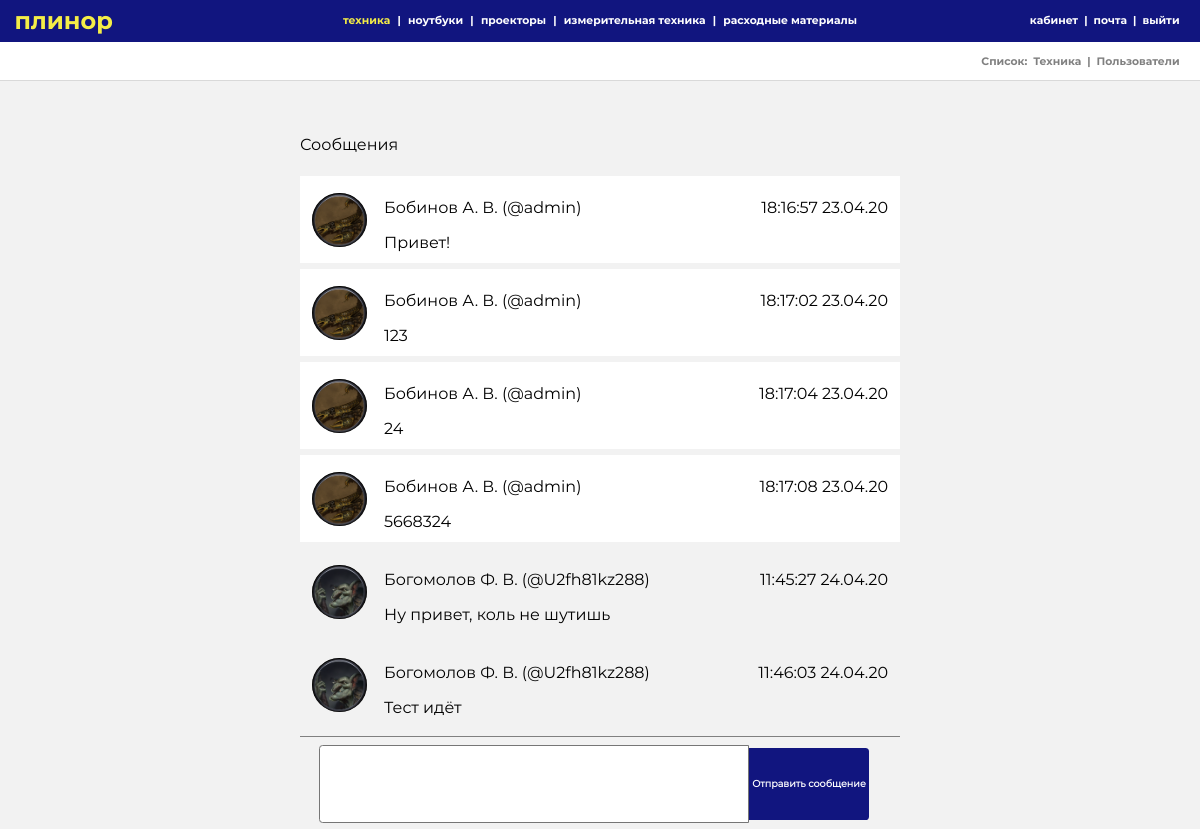
The app's page /mail/dialog/4 (signed in) with its own data.
### tables this page shows
CREATE TABLE `users` (
  `id` int(11) NOT NULL,
  `login` text,
  `password` text,
  `r_name` text,
  `r_surname` text,
  `r_secname` text,
  `email` text,
  `mode` int(11) DEFAULT NULL,
  `avatar` text
);

CREATE TABLE `message` (
  `id` int(11) NOT NULL,
  `id_author` int(11) NOT NULL,
  `id_reader` int(11) NOT NULL,
  `theme` text NOT NULL,
  `content` text NOT NULL,
  `mdate` int(11) NOT NULL,
  `status` int(11) NOT NULL
);

### bizz/view/view_form.php (called while the page is built)
<?php
include "bizz/view/view_hat.php";
include "bizz/view/view_menu.php";
include "bizz/view/$content_view";

### bizz/core/view.php (called while the page is built)
<?php
class View
{
    function generate($content_view, $template_view, $data = null)
    {
        include 'bizz/view/'.$template_view;
    }
}

### bizz/controler/controller_mail.php (called while the page is built, shortened)
<?php
class Controller_mail extends Controller
{
    var $model_mail=NULL;
    public function __construct($way)
    {
        $this->model_mail = new Model_mail();
    }
    function action_dialog()
    {
        $data['user']=$this->way[4];
        $data['mess']=$this->model_mail->find_mess($data['user']);
        $this->view->generate('view_dialog.php', 'view_form.php',$data);
    }
}

### bizz/bootstrap.php (called while the page is built, shortened)
<?php
require_once 'core/mysql.php';
require_once 'core/model.php';
require_once 'core/view.php';
Route::start($routes);

### index.php (called while the page is built, shortened)
<?php
$routes = explode('/', $_SERVER['SERVER_NAME'].$_SERVER['REQUEST_URI']);
require_once 'bizz/bootstrap.php';

### bizz/core/model.php (called while the page is built, shortened)
<?php
class Model
{
    function __construct()
    {
        $this->db = new MySQL("localhost", "root","root","plinor");
    }
}

### bizz/core/MySQL.php (called while the page is built)
<?php
class MySQL extends mysqli
{
    public static $request=array();
    public  function query($req,$resultmode = MYSQLI_STORE_RESULT){
        array_unshift(self::$request,$req);
        return parent::query($req);
    }
}

### bizz/model/model_mail.php (called while the page is built, shortened)
<?php
class Model_mail extends Model
{
    public function find_person()
    {
        $result = $this->db->query("SELECT id_user FROM hash WHERE hash='{$_COOKIE["hash"]}'");
        $myresult = mysqli_fetch_row($result);
        if (isset($myresult)) {
            $myresult = $this->db->query("SELECT * FROM users WHERE id='$myresult[0]'");
        }
        $myresult = mysqli_fetch_row($myresult);
        if (isset($myresult)) {
            return $myresult;
        }
    }
       public function find_mess($man){
            $info=array();
            $all_mess=array();
           $me=$this->find_person();
           $info_man=$this->db->query("select * from users where id=$man");
           $info_man=mysqli_fetch_row($info_man);
           $info_me=$this->db->query("select * from users where id=$me[0]");
           $info_me=mysqli_fetch_row($info_me);
           $info[]=$info_man;
           $info[]=$info_me;
           $return[]=$info;
           $left_mess=$this->db->query("select * from message where id_author=$man and id_reader=$me[0]");
           if($me[0]!=$man){
               $right_mess=$this->db->query("select * from message where id_author=$me[0] and id_reader=$man");
                while($row=mysqli_fetch_row($right_mess)){
               $all_mess[]=$row;
                 }}
           while($row=mysqli_fetch_row($left_mess)){
                $all_mess[]=$row;
           }
           for($j=0;$j<count($all_mess);$j++){
           for($i=0;$i<count($all_mess)-1;$i++){
               $wallet=$all_mess[$i+1];
                if($all_mess[$i][5]>$all_mess[$i+1][5]){
                    $all_mess[$i+1]=$all_mess[$i];
                    $all_mess[$i]=$wallet;
                }
           }}
           $return[]=$all_mess;
           return $return;
    }
}

### bizz/view/view_dialog.php (the view, shortened to what this page needs)
<article class="mail_art">
    <p>Сообщения</p>
    <?php $flag=0;?>
    <div class="mail_all">
        <?php for($i=0;$i<count($data['mess'][1]);$i++):?>
        <div class="mail_dialog  <?php if($data['mess'][0][1][0]==$data['mess'][1][$i][1]){ echo 'me'; $flag=1;} else{ $flag=0;}?>">
            <img src="<?php echo URL_BASE."/".$data['mess'][0][$flag][8];?>" class="mail_photo">
            <div>
                <div class="row mail_hat">
                    <p><?php echo $data['mess'][0][$flag][4]." ".mb_substr($data['mess'][0][$flag][3], 0, 1).". ".mb_substr($data['mess'][0][$flag][5], 0, 1).". (@".$data['mess'][0][$flag][1].")"?></p>
                    <p class="mail_date"><?php echo date('H:i:s d.m.y',$data['mess'][1][$i][5]);?></p>
                </div>
                <p class="mail_message"><?php echo $data['mess'][1][$i][4];?></p>
            </div>
        </div>
        <?php endfor;?>
        <form action="<?php echo URL_BASE."/mail/send/".$data['user'];?>" method="post" name="send">
            <textarea type="text" class="mail_ss" name="message" placeholder="Примечание">
            </textarea>
            <input type="submit" class="add_button mail_small" value="Отправить сообщение">
        </form>
    </div>
</article>

### css/landing.css (style rules this page uses)
html { height: 100%; margin: 0; padding: 0; }
article { margin: 0 auto; margin-top: 4vh; position: relative; width: 65vw; padding: 0.5vw 1vw; display: flex; flex-direction: column; font-family: Monc; height: 100%; }
article div { margin: 0.5vw 0vw 0 0; }

### css/menu.css (style rules this page uses)
body { font-family: PF Regal, PF Regal Text Pro, Georgia, serif; margin: 0 0; background: rgb(242, 242, 242); overflow-x: hidden; }

### css/art_man.css (style rules this page uses)
.add_button { color: white; background: rgb(17, 21, 127); font-family: Monc; font-size: 0.8vw; font-weight: bold; border: 0; border-radius: 0.3vw; width: 8vw; height: 1.7vw; margin: 0 1vw; }

### css/cabinet.css (style rules this page uses)
.row { display: flex; flex-direction: row; }

### css/mail.css (style rules this page uses)
.mail_art { width: 50%; }
.mail_art input { font-weight: bold; border: 0; border-radius: 0.3vw; font-size: 0.8vw; }
.mail_all { margin: 0; }
.mail_dialog { display: flex; flex-direction: row; align-items: center; padding:0.5vw 1vw; position: relative; }
.mail_dialog div { margin: 0; }
.mail_photo { background: gray; width: 5vw; height: 4.5vw; border-radius: 50%; margin-right: 3%; }
.mail_hat { width: 42vw; justify-content: space-between; }
.mail_message { margin: 0; height: 2vw; }
.mail_art .mail_small { width: 8vw; height: 2vw; margin-left: 0; border-radius: 0; padding: 0; border-top-right-radius: 0.3vw; border-bottom-right-radius:0.3vw; display: inline-block; }
.mail_art .mail_ss { width: 20vw; height: 2vw; margin-left: 0; border-radius: 0; border-top-left-radius: 0.3vw; border-bottom-left-radius:0.3vw; display: inline-block; padding-left: 0.5vw; }
.mail_art [name='send'] { display: flex; flex-direction: row; letter-spacing : -.36em; justify-items: center; justify-content: center; align-items: center; align-content: center; }
.mail_art [name='send'] textarea { width: 70%; height: 6vw; resize: none; }
.mail_art [name='send'] .mail_small { width: 10vw; height: 6vw; }
.mail_art .me { background: white; }

### records on screen
users: avatar (picture), r_surname "Бобинов", mb_substr($data['mess'][0][$flag][3], 0, 1) "А", mb_substr($data['mess'][0][$flag][5], 0, 1) "В", login "admin"
message: mdate "18:16:57 23.04.20", content "Привет!"
message: mdate "18:17:02 23.04.20", content "123"
message: mdate "18:17:04 23.04.20", content "24"
message: mdate "18:17:08 23.04.20", content "5668324"
message: mdate "11:45:27 24.04.20", content "Ну привет, коль не шутишь"
message: mdate "11:46:03 24.04.20", content "Тест идёт"

### other values on screen
$data['mess'][0][$flag][4] "Богомолов"
mb_substr($data['mess'][0][$flag][3], 0, 1) "Ф"
mb_substr($data['mess'][0][$flag][5], 0, 1) "В"
$data['mess'][0][$flag][1] "U2fh81kz288"
